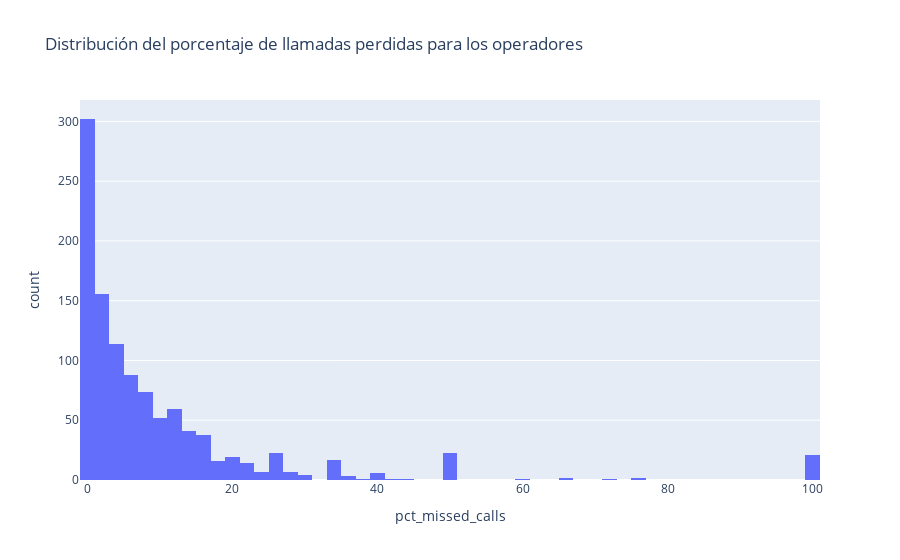

Notebook code cell kept with this figure:
### Code cell
# se grafica un histograma para la distribución del porcentaje de llamadas perdidas
fig7 =  px.histogram(op_churn_rate,
                     x="pct_missed_calls",
                     title= 'Distribución del porcentaje de llamadas perdidas para los operadores',
                     nbins= 80
                     )
fig7.show()

### Figure 1 — Plotly figure (JSON) as saved in the notebook; plotly's stock layout.template omitted (floating-point values rounded to 4 significant figures; data arrays with more than 128 entries replaced by an {"elided": "..."} marker saying what was removed)
{"data": [{"alignmentgroup": "True", "bingroup": "x", "hovertemplate": "pct_missed_calls=%{x}<br>count=%{y}<extra></extra>", "legendgroup": "", "marker": {"color": "#636efa", "pattern": {"shape": ""}}, "name": "", "nbinsx": 80, "offsetgroup": "", "orientation": "v", "showlegend": false, "type": "histogram", "x": {"elided": "1093 float values"}, "xaxis": "x", "yaxis": "y"}], "layout": {"barmode": "relative", "legend": {"tracegroupgap": 0}, "title": {"text": "Distribución del porcentaje de llamadas perdidas para los operadores"}, "xaxis": {"anchor": "y", "domain": [0, 1], "title": {"text": "pct_missed_calls"}}, "yaxis": {"anchor": "x", "domain": [0, 1], "title": {"text": "count"}}}}
